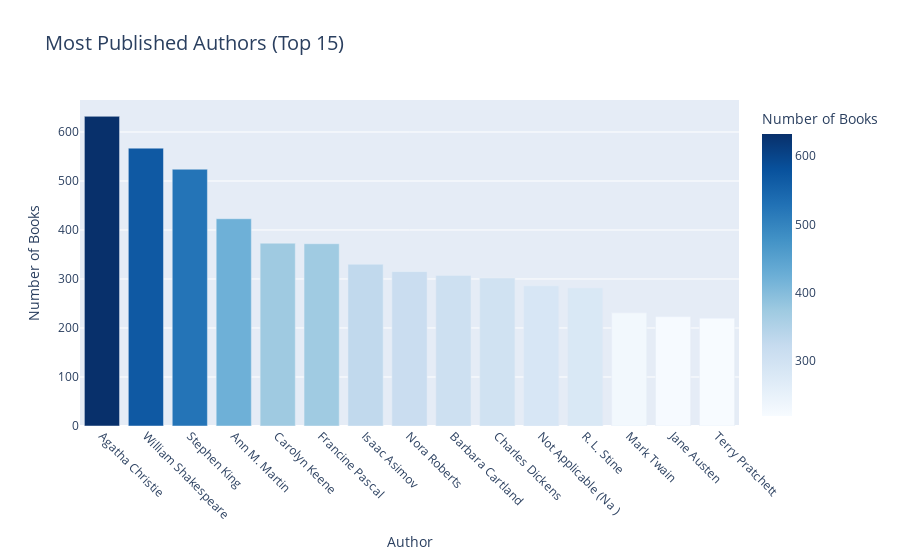

The cell this chart's notebook holds for it:
### Markdown cell above
# 🔍 Exploratory Data Analysis (EDA)

### Code cell
author_count = book['Book-Author'].value_counts().reset_index(name='Count').rename(columns={'index':'Book-Author'}).head(15)
fig_authors = px.bar(
    author_count,
    x='Book-Author',
    y='Count',
    title='Most Published Authors (Top 15)',
    labels={'Book-Author':'Author','Count':'Number of Books'},
    color='Count',
    color_continuous_scale='Blues'
)
fig_authors.update_layout(xaxis_tickangle=45, title_font_size=20)
fig_authors.show()

### Figure 1 — Plotly figure (JSON) as saved in the notebook; plotly's stock layout.template omitted (floating-point values rounded to 4 significant figures)
{"data": [{"hovertemplate": "Author=%{x}<br>Number of Books=%{marker.color}<extra></extra>", "legendgroup": "", "marker": {"color": [632, 567, 524, 423, 373, 372, 330, 315, 307, 302, 286, 282, 231, 223, 220], "coloraxis": "coloraxis", "pattern": {"shape": ""}}, "name": "", "orientation": "v", "showlegend": false, "textposition": "auto", "type": "bar", "x": ["Agatha Christie", "William Shakespeare", "Stephen King", "Ann M. Martin", "Carolyn Keene", "Francine Pascal", "Isaac Asimov", "Nora Roberts", "Barbara Cartland", "Charles Dickens", "Not Applicable (Na )", "R. L. Stine", "Mark Twain", "Jane Austen", "Terry Pratchett"], "xaxis": "x", "y": [632, 567, 524, 423, 373, 372, 330, 315, 307, 302, 286, 282, 231, 223, 220], "yaxis": "y"}], "layout": {"barmode": "relative", "coloraxis": {"colorbar": {"title": {"text": "Number of Books"}}, "colorscale": [[0, "rgb(247,251,255)"], [0.125, "rgb(222,235,247)"], [0.25, "rgb(198,219,239)"], [0.375, "rgb(158,202,225)"], [0.5, "rgb(107,174,214)"], [0.625, "rgb(66,146,198)"], [0.75, "rgb(33,113,181)"], [0.875, "rgb(8,81,156)"], [1, "rgb(8,48,107)"]]}, "legend": {"tracegroupgap": 0}, "title": {"font": {"size": 20}, "text": "Most Published Authors (Top 15)"}, "xaxis": {"anchor": "y", "domain": [0, 1], "tickangle": 45, "title": {"text": "Author"}}, "yaxis": {"anchor": "x", "domain": [0, 1], "title": {"text": "Number of Books"}}}}
